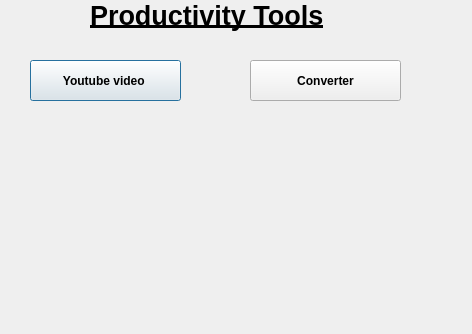
<?xml version="1.0" encoding="UTF-8"?>
<ui version="4.0">
 <class>Dialog</class>
 <widget class="QDialog" name="Dialog">
  <property name="geometry">
   <rect>
    <x>0</x>
    <y>0</y>
    <width>472</width>
    <height>334</height>
   </rect>
  </property>
  <property name="windowTitle">
   <string>Dialog</string>
  </property>
  <widget class="QLabel" name="Heading">
   <property name="geometry">
    <rect>
     <x>90</x>
     <y>0</y>
     <width>241</width>
     <height>31</height>
    </rect>
   </property>
   <property name="font">
    <font>
     <pointsize>20</pointsize>
     <weight>75</weight>
     <bold>true</bold>
     <underline>true</underline>
    </font>
   </property>
   <property name="autoFillBackground">
    <bool>false</bool>
   </property>
   <property name="text">
    <string>Productivity Tools</string>
   </property>
  </widget>
  <widget class="QPushButton" name="youtubevidedownloadbutton">
   <property name="geometry">
    <rect>
     <x>30</x>
     <y>60</y>
     <width>151</width>
     <height>41</height>
    </rect>
   </property>
   <property name="font">
    <font>
     <weight>75</weight>
     <bold>true</bold>
    </font>
   </property>
   <property name="text">
    <string>Youtube video </string>
   </property>
  </widget>
  <widget class="QPushButton" name="youtubevidedownloadbutton_2">
   <property name="geometry">
    <rect>
     <x>250</x>
     <y>60</y>
     <width>151</width>
     <height>41</height>
    </rect>
   </property>
   <property name="font">
    <font>
     <weight>75</weight>
     <bold>true</bold>
    </font>
   </property>
   <property name="text">
    <string>Converter</string>
   </property>
  </widget>
 </widget>
 <resources/>
 <connections/>
</ui>
